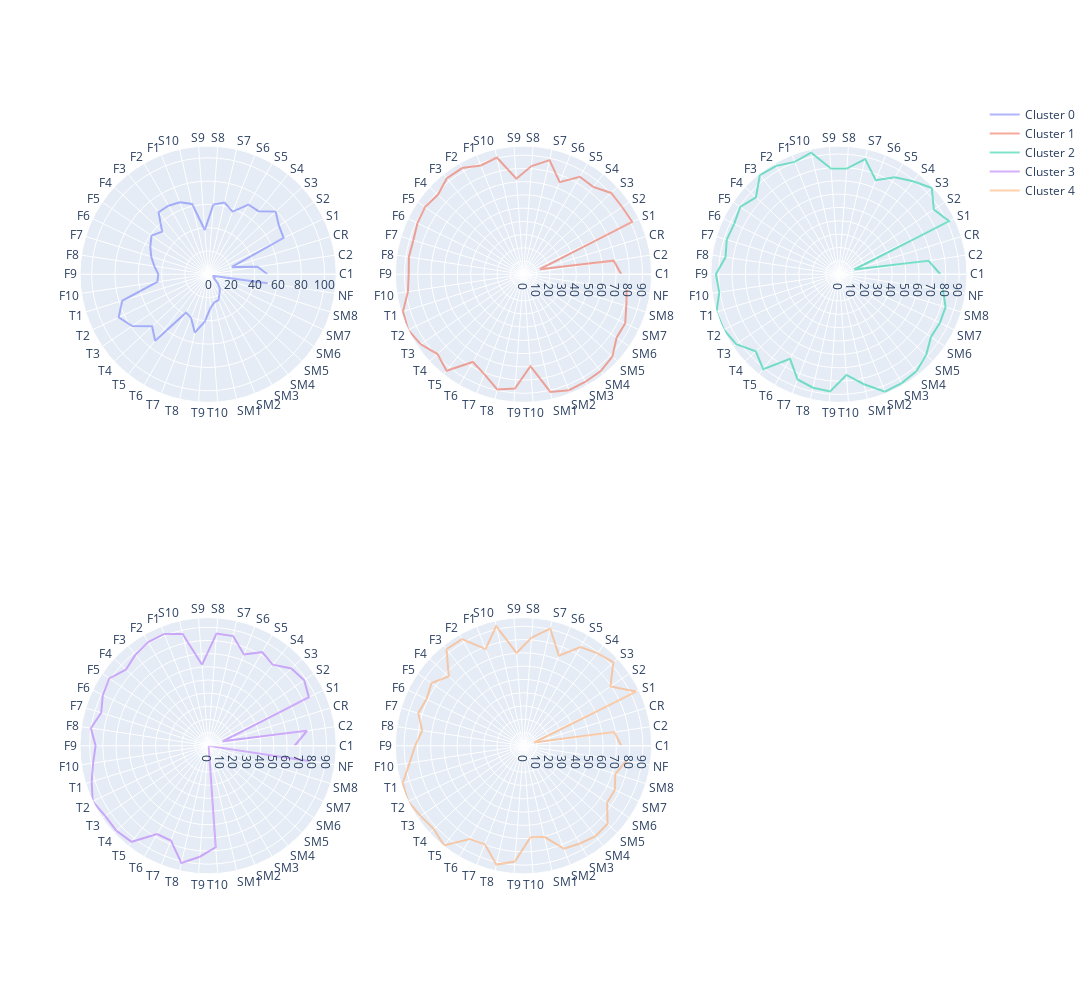

The notebook cell saved with this chart:
### Code cell
import plotly.graph_objects as go
from plotly.subplots import make_subplots

n=3
m=2
db = df.drop(columns=['Carrera','Campus','Sem','Sexo','Apr'])
categories = df.drop(columns=['labels','Carrera','Campus','Sem','Sexo','Apr']).columns
fig = make_subplots(rows=m,cols=n,specs=[[{'type': 'polar'}]*n]*m)

for i in range(len(clusters)):
    radio= db[db.labels ==i].drop(columns=['labels']).mean().values
    fig.add_trace(go.Scatterpolar(
          r= [*radio, radio[0]],
          theta=categories,
          #fill='toself',
            opacity=0.5,
          name=f'Cluster {i}'
    ),
        row=(i//n) +1, 
        col= (i%n) +1      )

fig.update_layout(
    autosize=False,
   width=1200,
    height=1000,
    showlegend=True,
    polar=dict(
    radialaxis=dict(
      visible=True,
      range=[0, 110]
    )),
)

fig.show()
fig.write_image('SpectralDetalles.png')

### Figure 1 — Plotly figure (JSON) as saved in the notebook; plotly's stock layout.template omitted (floating-point values rounded to 4 significant figures)
{"data": [{"name": "Cluster 0", "opacity": 0.5, "r": [50.98, 42.93, 21.38, 71.95, 73.63, 79.07, 69.31, 69.12, 57.74, 63.07, 59.94, 38.09, 61.91, 66.42, 67.97, 68.23, 53.85, 58.82, 55.1, 51.15, 46.69, 42.78, 44.1, 77.19, 85.23, 78.87, 65.59, 72.99, 38.08, 40.22, 51.26, 41.11, 28.86, 24.61, 23.97, 19.51, 16.18, 11.17, 5.949, 6.223, 4.086, 51.74, 50.98], "subplot": "polar", "theta": ["C1", "C2", "CR", "S1", "S2", "S3", "S4", "S5", "S6", "S7", "S8", "S9", "S10", "F1", "F2", "F3", "F4", "F5", "F6", "F7", "F8", "F9", "F10", "T1", "T2", "T3", "T4", "T5", "T6", "T7", "T8", "T9", "T10", "SM1", "SM2", "SM3", "SM4", "SM5", "SM6", "SM7", "SM8", "NF"], "type": "scatterpolar"}, {"name": "Cluster 1", "opacity": 0.5, "r": [73.89, 68.93, 12.95, 91.12, 90.25, 90.37, 84.48, 85.11, 74.79, 88.5, 82.05, 72.47, 90.46, 88.32, 92.71, 92.86, 88.33, 90.12, 89.01, 87.16, 87.61, 86.81, 88.36, 95.34, 96.86, 94, 88.73, 93.23, 76.6, 81.1, 89.27, 86.59, 69.74, 91.25, 94.16, 93.83, 93.66, 91.59, 85.17, 85.35, 81.29, 78.97, 73.89], "subplot": "polar2", "theta": ["C1", "C2", "CR", "S1", "S2", "S3", "S4", "S5", "S6", "S7", "S8", "S9", "S10", "F1", "F2", "F3", "F4", "F5", "F6", "F7", "F8", "F9", "F10", "T1", "T2", "T3", "T4", "T5", "T6", "T7", "T8", "T9", "T10", "SM1", "SM2", "SM3", "SM4", "SM5", "SM6", "SM7", "SM8", "NF"], "type": "scatterpolar"}, {"name": "Cluster 2", "opacity": 0.5, "r": [75.95, 67.89, 12.06, 91.53, 86.01, 94.86, 89.02, 83.79, 75.6, 88.34, 79.29, 79.41, 93.28, 90.34, 93.65, 94.84, 84.65, 89.35, 86.98, 87.81, 85.8, 91.99, 90.48, 95.87, 95.54, 92.97, 84.85, 90.82, 73.07, 84.59, 87.1, 87.88, 75.56, 84.41, 94.4, 94.0, 92.94, 89.05, 83.39, 83.91, 83.52, 78.79, 75.95], "subplot": "polar3", "theta": ["C1", "C2", "CR", "S1", "S2", "S3", "S4", "S5", "S6", "S7", "S8", "S9", "S10", "F1", "F2", "F3", "F4", "F5", "F6", "F7", "F8", "F9", "F10", "T1", "T2", "T3", "T4", "T5", "T6", "T7", "T8", "T9", "T10", "SM1", "SM2", "SM3", "SM4", "SM5", "SM6", "SM7", "SM8", "NF"], "type": "scatterpolar"}, {"name": "Cluster 3", "opacity": 0.5, "r": [65.71, 75.97, 11.53, 85, 88.33, 86.33, 78.79, 82.14, 74.5, 85.47, 85.5, 61.78, 87.1, 91.29, 90.92, 88.55, 85.16, 90.84, 88.86, 85.01, 90.11, 85.5, 88.4, 92.59, 97.36, 94.74, 95.07, 93.33, 77.51, 77.41, 91.33, 84.56, 77.39, 2.304, 1.398, 0.768, 1.269, 0.9862, 0.768, 0.4608, 0.3072, 77.24, 65.71], "subplot": "polar4", "theta": ["C1", "C2", "CR", "S1", "S2", "S3", "S4", "S5", "S6", "S7", "S8", "S9", "S10", "F1", "F2", "F3", "F4", "F5", "F6", "F7", "F8", "F9", "F10", "T1", "T2", "T3", "T4", "T5", "T6", "T7", "T8", "T9", "T10", "SM1", "SM2", "SM3", "SM4", "SM5", "SM6", "SM7", "SM8", "NF"], "type": "scatterpolar"}, {"name": "Cluster 4", "opacity": 0.5, "r": [73.73, 69.19, 8.347, 94.16, 79.32, 92.38, 89.25, 85.88, 72.99, 90.52, 81.78, 70.2, 92.48, 78.27, 92.74, 93.04, 76.83, 83.85, 81.13, 83.05, 77.18, 81.67, 86.81, 95.2, 96.56, 93.91, 92.31, 96.05, 81.09, 79.76, 91.84, 87.55, 69.25, 70.41, 83.36, 85.05, 87.07, 86.41, 76.27, 76.43, 72.39, 78.09, 73.73], "subplot": "polar5", "theta": ["C1", "C2", "CR", "S1", "S2", "S3", "S4", "S5", "S6", "S7", "S8", "S9", "S10", "F1", "F2", "F3", "F4", "F5", "F6", "F7", "F8", "F9", "F10", "T1", "T2", "T3", "T4", "T5", "T6", "T7", "T8", "T9", "T10", "SM1", "SM2", "SM3", "SM4", "SM5", "SM6", "SM7", "SM8", "NF"], "type": "scatterpolar"}], "layout": {"autosize": false, "height": 1000, "polar": {"angularaxis": {"type": "category"}, "domain": {"x": [0, 0.2889], "y": [0.575, 1]}, "radialaxis": {"autorange": false, "range": [0, 110], "type": "linear", "visible": true}}, "polar2": {"angularaxis": {"type": "category"}, "domain": {"x": [0.3556, 0.6444], "y": [0.575, 1]}, "radialaxis": {"autorange": true, "range": [0, 96.86], "type": "linear"}}, "polar3": {"angularaxis": {"type": "category"}, "domain": {"x": [0.7111, 1], "y": [0.575, 1]}, "radialaxis": {"autorange": true, "range": [0, 95.87], "type": "linear"}}, "polar4": {"angularaxis": {"type": "category"}, "domain": {"x": [0, 0.2889], "y": [0, 0.425]}, "radialaxis": {"autorange": true, "range": [0, 97.36], "type": "linear"}}, "polar5": {"angularaxis": {"type": "category"}, "domain": {"x": [0.3556, 0.6444], "y": [0, 0.425]}, "radialaxis": {"autorange": true, "range": [0, 96.56], "type": "linear"}}, "polar6": {"domain": {"x": [0.7111, 1], "y": [0, 0.425]}}, "showlegend": true, "width": 1200}}
